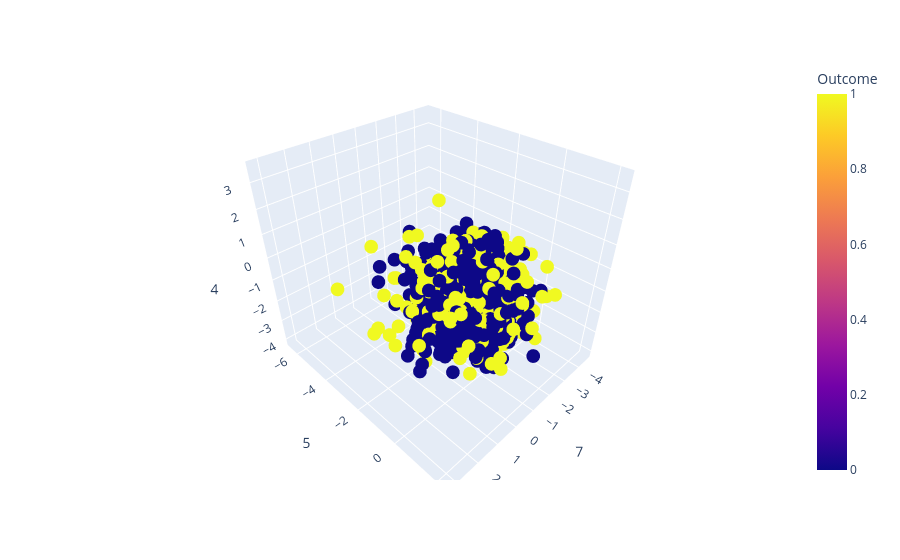

The notebook cell saved with this chart:
### Code cell
import plotly.express as px
fig=px.scatter_3d(
    pca_12d_df,
    x=pca_12d_df[7],
    y=pca_12d_df[5],
    z=pca_12d_df[4],
    color="Outcome",
    color_discrete_sequence=px.colors.qualitative.Bold
)
fig.show()

### Figure 1 — Plotly figure (JSON) as saved in the notebook; plotly's stock layout.template omitted (floating-point values rounded to 4 significant figures; data arrays with more than 128 entries replaced by an {"elided": "..."} marker saying what was removed)
{"data": [{"hovertemplate": "7=%{x}<br>5=%{y}<br>4=%{z}<br>Outcome=%{marker.color}<extra></extra>", "legendgroup": "", "marker": {"color": {"elided": "886 float values"}, "coloraxis": "coloraxis", "symbol": "circle"}, "mode": "markers", "name": "", "scene": "scene", "showlegend": false, "type": "scatter3d", "x": {"elided": "886 float values"}, "y": {"elided": "886 float values"}, "z": {"elided": "886 float values"}}], "layout": {"coloraxis": {"colorbar": {"title": {"text": "Outcome"}}, "colorscale": [[0, "#0d0887"], [0.1111, "#46039f"], [0.2222, "#7201a8"], [0.3333, "#9c179e"], [0.4444, "#bd3786"], [0.5556, "#d8576b"], [0.6667, "#ed7953"], [0.7778, "#fb9f3a"], [0.8889, "#fdca26"], [1, "#f0f921"]]}, "legend": {"tracegroupgap": 0}, "margin": {"t": 60}, "scene": {"domain": {"x": [0, 1], "y": [0, 1]}, "xaxis": {"title": {"text": "7"}}, "yaxis": {"title": {"text": "5"}}, "zaxis": {"title": {"text": "4"}}}}}
